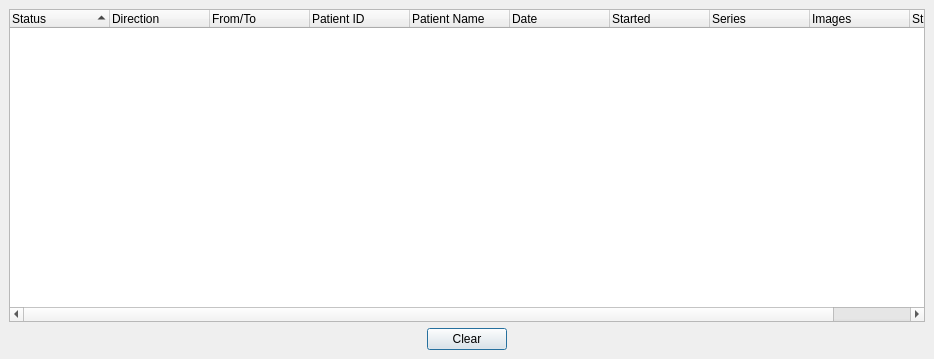
<ui version="4.0" >
 <author></author>
 <comment></comment>
 <exportmacro></exportmacro>
 <class>udg::QOperationStateScreenBase</class>
 <widget class="QDialog" name="udg::QOperationStateScreenBase" >
  <property name="geometry" >
   <rect>
    <x>0</x>
    <y>0</y>
    <width>934</width>
    <height>359</height>
   </rect>
  </property>
  <property name="windowTitle" >
   <string>Retrieve list studies</string>
  </property>
  <layout class="QGridLayout" >
   <property name="margin" >
    <number>9</number>
   </property>
   <property name="spacing" >
    <number>6</number>
   </property>
   <item row="0" column="0" colspan="3" >
    <widget class="QTreeWidget" name="m_treeRetrieveStudy" >
     <property name="contextMenuPolicy" >
      <enum>Qt::NoContextMenu</enum>
     </property>
     <property name="alternatingRowColors" >
      <bool>true</bool>
     </property>
     <property name="selectionMode" >
      <enum>QAbstractItemView::NoSelection</enum>
     </property>
     <property name="rootIsDecorated" >
      <bool>false</bool>
     </property>
     <property name="itemsExpandable" >
      <bool>false</bool>
     </property>
     <property name="sortingEnabled" >
      <bool>true</bool>
     </property>
     <column>
      <property name="text" >
       <string>Status</string>
      </property>
     </column>
     <column>
      <property name="text" >
       <string>Direction</string>
      </property>
     </column>
     <column>
      <property name="text" >
       <string>From/To</string>
      </property>
     </column>
     <column>
      <property name="text" >
       <string>Patient ID</string>
      </property>
     </column>
     <column>
      <property name="text" >
       <string>Patient Name</string>
      </property>
     </column>
     <column>
      <property name="text" >
       <string>Date</string>
      </property>
     </column>
     <column>
      <property name="text" >
       <string>Started</string>
      </property>
     </column>
     <column>
      <property name="text" >
       <string>Series</string>
      </property>
     </column>
     <column>
      <property name="text" >
       <string>Images</string>
      </property>
     </column>
     <column>
      <property name="text" >
       <string>StudyUID</string>
      </property>
     </column>
     <column>
      <property name="text" >
       <string/>
      </property>
     </column>
    </widget>
   </item>
   <item row="1" column="1" >
    <widget class="QPushButton" name="m_buttonClear" >
     <property name="maximumSize" >
      <size>
       <width>200</width>
       <height>32767</height>
      </size>
     </property>
     <property name="text" >
      <string>Clear</string>
     </property>
    </widget>
   </item>
   <item row="1" column="2" >
    <spacer>
     <property name="orientation" >
      <enum>Qt::Horizontal</enum>
     </property>
     <property name="sizeType" >
      <enum>QSizePolicy::Expanding</enum>
     </property>
     <property name="sizeHint" >
      <size>
       <width>40</width>
       <height>20</height>
      </size>
     </property>
    </spacer>
   </item>
   <item row="1" column="0" >
    <spacer>
     <property name="orientation" >
      <enum>Qt::Horizontal</enum>
     </property>
     <property name="sizeType" >
      <enum>QSizePolicy::Expanding</enum>
     </property>
     <property name="sizeHint" >
      <size>
       <width>31</width>
       <height>20</height>
      </size>
     </property>
    </spacer>
   </item>
  </layout>
 </widget>
 <layoutdefault spacing="6" margin="11" />
 <pixmapfunction>qPixmapFromMimeSource</pixmapfunction>
 <resources/>
 <connections/>
</ui>
